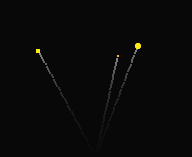
Frame 1 (no input)
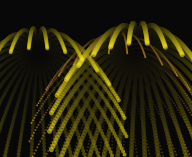
Frame 60 (the mouse pressed at the canvas centre just before this capture)
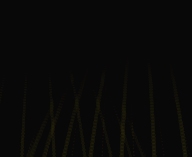
Frame 120 (the mouse held since frame 60 and released just before this capture)

The Processing sketch that drew these frames (run headless with seeded random() and noise(); from frame 60 on, the mouse is pressed at the canvas centre):

// Processing sketch: processing_88658
// ── processing_88658.pde

/*
* Just for Fun
* A simple Firework
* by Daniel Barben
* 
*/ 

float g=-0.098;
int tempo = 3;
int numfireworks1=30;
int numfireworks2=30;
int numfireworks3=30;
int diameter1;
int diameter2;
int diameter3;
int xstart1;
int xstart2;
int xstart3;
int ystart1;
int ystart2;
int ystart3;
int rocketcolor1;
int rocketcolor2;
int rocketcolor3;

color[] rocketcolor = {
  color(255, 236, 24), 
  color(255, 184, 48), 
  color(242, 66, 105), 
  color(168, 87, 162), 
  color(164, 201, 70), 
  color(0, 175, 234)
};

Rocket[] fireworks1 = new Rocket[numfireworks1];
Rocket[] fireworks2 = new Rocket[numfireworks2];
Rocket[] fireworks3 = new Rocket[numfireworks3];

void setup() {
  size(192, 157);
  frameRate(25);
  smooth();
  noStroke(); 
  fire();
}

void draw() {
  fill(0, 15);
  rect(0, 0, width, height);
  for (int i = 0; i < fireworks1.length; i++) {
    fireworks1[i].move();
    fireworks1[i].display();
  }
  for (int i = 0; i < fireworks2.length; i++) {
    fireworks2[i].move();
    fireworks2[i].display();
  }
  for (int i = 0; i < fireworks3.length; i++) {
    fireworks3[i].move();
    fireworks3[i].display();
  }
}

void fire() {
  diameter1=int(random(1, 6));
  diameter2=int(random(1, 6));
  diameter3=int(random(1, 6));
  xstart1=int(random(30, width/3));
  xstart2=int(random(width/3, width/3*2));
  xstart3=int(random(width/3*2, width-30));
  ystart1=int(random(30, height/2));  
  ystart2=int(random(30, height/2));  
  ystart3=int(random(30, height/2));
  rocketcolor1=int(random(0, rocketcolor.length));
  rocketcolor2=int(random(0, rocketcolor.length));
  rocketcolor3=int(random(0, rocketcolor.length));

  for (int a = 0; a < 50; a++) {
    fill(200);
    ellipse(width/2-(width/2-xstart1)*a/49, height-(height-ystart1)*a/49, 2, 2);
    ellipse(width/2-(width/2-xstart2)*a/49, height-(height-ystart2)*a/49, 2, 2);
    ellipse(width/2-(width/2-xstart3)*a/49, height-(height-ystart3)*a/49, 2, 2);
    fill(0, 15);
    rect(0, 0, width, height);
  }

  for (int i = 0; i < fireworks1.length; i++) {
    float beta = TWO_PI/fireworks1.length*i;
    fireworks1[i] = new Rocket(xstart1, ystart1, diameter1, tempo, beta, rocketcolor1);
  }
  for (int i = 0; i < fireworks2.length; i++) {
    float beta = TWO_PI/fireworks2.length*i;
    fireworks2[i] = new Rocket(xstart2, ystart2, diameter2, tempo, beta, rocketcolor2);
  }
  for (int i = 0; i < fireworks3.length; i++) {
    float beta = TWO_PI/fireworks3.length*i;
    fireworks3[i] = new Rocket(xstart3, ystart3, diameter3, tempo, beta, rocketcolor3);
  }
}

class Rocket {
  float x, y, xstart, ystart, diameter, startspeed;
  int direction;
  int time=0;
  float beta;
  color rc;

  Rocket(float xpos, float ypos, float dia, float sp, float b, int rocketcolor) {
    x = xpos;
    y = ypos;
    ystart = ypos;
    xstart = xpos;
    diameter = dia;
    startspeed = sp;
    beta = b;
    rc = rocketcolor;
  }

  void move() {
    x = (startspeed * time * cos(beta))/2 + xstart;
    y = ((startspeed * time * sin(beta))-(g/2*time*time))/2+ystart;
  }

  void display() {
    fill(rocketcolor[rc],255-time*2);
    noStroke();
    ellipse(x, y, diameter, diameter);
    time++;
    if (time>120) {
      fire();
      time=0;
    }
  }
}
